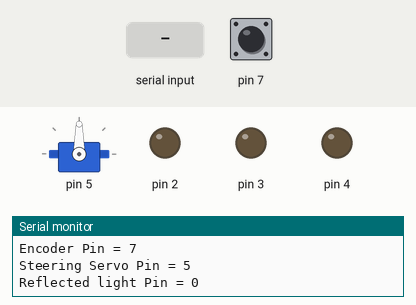
Recording of a sketch running on a simulated Arduino Uno, built with avr-gcc and run on an emulated ATmega328P. Shown: servo, output pins drawn as LEDs (lit = HIGH), the last lines printed to the serial monitor. The test bench sets the inputs (shaded band); at power-on: pin 7 HIGH.

Above: at 1.2 s.
1.3 s: "g\n" received over Serial
At 2.6 s:
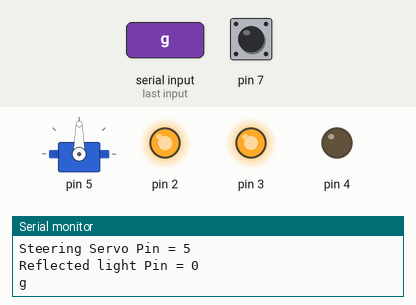
2.9 s: "h90\n" received over Serial
5.9 s: "m90\n" received over Serial
8.9 s: "l90\n" received over Serial
At 9.8 s:
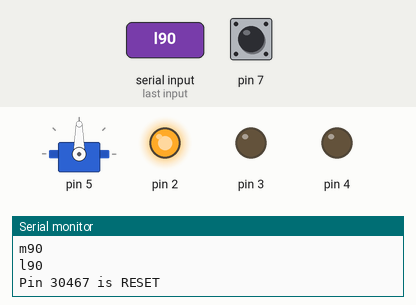
10.6 s: "v90\n" received over Serial
At 11.9 s:
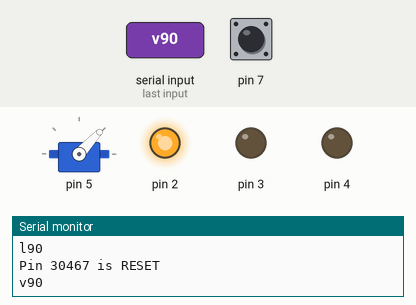
12.2 s: "h,45\n" received over Serial
At 13.0 s:
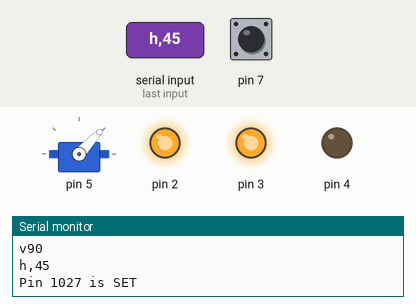
Timing chart, 0 to 14.9 s (numbered marks = the images above; inputs shaded):
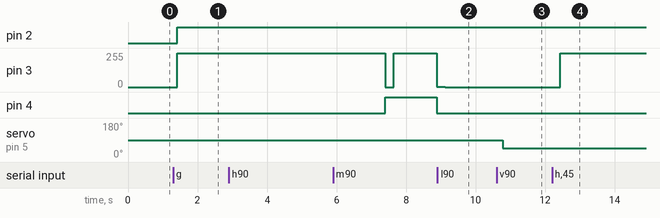

Measured:
- after the input at 1.3 s, pin 2: LOW → HIGH after 0.12 s; pin 3: 0/255 → 254/255 after 0.12 s
- after the input at 2.9 s, every drawn part: stays the same
- after the input at 8.9 s, pin 3: 3/255 → 0/255 after 0.22 s
- after the input at 10.6 s, servo on pin 5: 90° → 47° after 0.18 s
- after the input at 12.2 s, pin 3: 0/255 → 255/255 after 0.24 s

The sketch:

carwithsteering.ino
```cpp
#include "car.h"
#include "clicli.h"
//Reflectedligh Pin on A1.
Car mycar(
  5, //servoPin
  7, //encoderPin
  3, //Ena on L298N
  2, //in1
  4, //in2
  80); //wheel diameter
clicli mycli(mycar);
void setup() {
  mycar.begin(115200);

}

void loop() {
 mycli.run();
 //mycar.trackline(100, 34, 20, 0, 0);
}
```

car.cpp
```cpp
#include "car.h"
#include <Arduino.h>
#include <Wire.h>
#include <Adafruit_NeoPixel.h>
#include <LiquidCrystal_I2C.h>
#include <Servo.h>


Servo SteeringServo;

Car::Car(int servoPin, int encoderPin, int Ena, int in1, int in2, int wheelsize) {

  _servoPin = servoPin;
  _encoderPin = encoderPin;
  _Ena = Ena;
  _in1 = in1;
  _in2 = in2;
  _wheelsize = wheelsize;

  pinMode(_encoderPin, INPUT_PULLUP);
  pinMode(_Ena, OUTPUT);
  pinMode(_in1, OUTPUT);
  pinMode(_in2, OUTPUT);
  pinMode(A0, INPUT);
  pinMode(A1, INPUT);

}

void Car::begin(double bdrate) {
  delay(30);
  Serial.begin(bdrate);
  Serial.println("Started");
  Serial.print("in1 = ");
  Serial.println(_in1);
  Serial.print("in2 = ");
  Serial.println(_in2);
  Serial.print("enA = ");
  Serial.println(_Ena);
  Serial.print("Encoder Pin = ");
  Serial.println(_encoderPin);
  Serial.print("Steering Servo Pin = ");
  Serial.println(_servoPin);
  Serial.print("Reflected light Pin = ");
  Serial.println(_reflightPin);

  SteeringServo.attach(_servoPin);
  delay(30);

}

double Car::PIDcalc(double inp, int sp){
   currentTime = millis();                //get current time
   elapsedTime = (double)(currentTime - previousTime)/1000; //compute time elapsed from previous computation (60ms approx). divide in 1000 to get in Sec
   //Serial.print(currentTime); //for serial plotter
   //Serial.println("\t"); //for serial plotter
   error = sp - inp;                                  // determine error
   cumError += error * elapsedTime;                   // compute integral
   rateError = (error - lastError)/elapsedTime;       // compute derivative deltaError/deltaTime
   double out = kp*error + ki*cumError + kd*rateError; //PID output
   //Serial.println(cumError);
   lastError = error;                                 //remember current error
   previousTime = currentTime;                        //remember current time
   if(out > 254){out = 254;}    //limit the function for smoother operation
   if(out < -254){out = -254;}
   if(cumError > 255 || cumError < -255){cumError = 0; out = 0;} // reset the Integral commulator
   if(rateError < 0.3 || rateError > -0.3){cumError = 0;}             // reset the Integral commulator
   return out;                                        //the function returns the PID output value

}
long Car::getSteps(){
  if(digitalRead(_encoderPin)){ //1 = obstruction, 0 = hole
     steps = steps +1;
   }
  return steps;
}

long Car::goencoder(int clicks, int times, double KP, double KI, double KD){
  kp = KP;
  ki = KI;
  kd = KD;
  steps = 0; //reset the steps count
  for(int i = 0; i < times; i++) {
    int tempsteps = getSteps(); //input value
    int output = PIDcalc(tempsteps, clicks); //output value = the calculated error
    //lcdenshow(clicks, output, tempsteps);
    delay(30);
    if (output > 0){  //
    move(output);
    }
    if (output < 0){  //
    stop();
    }
  }
 stop(); //reset the motor after mmoving
 return(steps);
}
void Car::move(int speed){
  if(speed > 0){
    digitalWrite(_in1, HIGH);
    digitalWrite(_in2, LOW);
    analogWrite(_Ena, speed);
  }
  else if(speed < 0){
    digitalWrite(_in1, LOW);
    digitalWrite(_in2, HIGH);
    analogWrite(_Ena, abs(speed));
  }
  else{stop();}

}

void Car::stop(){
  digitalWrite(_in1, HIGH);
  digitalWrite(_in2, HIGH);
  analogWrite(_Ena, 0);
}
void Car::steer(int dir){
  //if(dir)
  SteeringServo.write(dir);
}
long Car::getrefligh(){
  int x = analogRead(A1);
  return(x);
}
void Car::trackline(int speed, int color, double KP, double KI, double KD){
  kp = KP;
  ki = KI;
  kd = KD;
  int tempcolor = getrefligh(); //input value
  int output = PIDcalc(tempcolor, color); //output value = the calculated error
  move(speed);
  steer(output);
}
void Car::gomm(long distancemm){ //covert to encoder clicks
  //one click is perimeter divided by 20 holes (in my encoder wheel)
  long clicks = distancemm / ((PI * _wheelsize) / 20);
  Serial.println(goencoder(clicks, 200, 3, 0, 0));
}
```

car.h
```cpp
/*                 ******************
              Class for managing my car Robot
              Featuring: single motor drive with servo steering
                         Line tracking
                         accurate distance drive with encoder wheel
                         PID function
                By: Gal Arbel 2023
                **********************                                   */
#ifndef CAR_H
#define CAR_H

class Car {
  public:
    Car(int servoPin, int encoderPin, int Ena, int in1, int in2, int wheelsize);
    void begin(double bdrate);
    long getSteps();
    long goencoder(int clicks, int times, double KP, double KI, double KD);
    void move(int speed);
    void stop();
    void steer(int dir);
    long getrefligh();
    void trackline(int speed, int color, double KP, double KI, double KD);
    void gomm(long distancemm);
  private:
    int _servoPin;
    int _encoderPin;
    int _Ena; //speed
    int _in1;
    int _in2;
    int _reflightPin;
    int _wheelsize;
    double PIDcalc(double inp, int sp);
    unsigned long currentTime;
    unsigned long previousTime;
    double elapsedTime;
    double error;
    double lastError;
    double input, output;
    double cumError, rateError;
    double kp = 0;
    double ki = 0;
    double kd = 0;
    long steps = 0;

};


#endif 
```

clicli.cpp
```cpp
/*

                    CLI Software for Arduino

               A Simple Command Line Interface
  Example functions:
              Feature                |  CLI Usage
___________________________________________________
 Digial Write HIGH to a specific pin |  h (pin)
 Digial Write LOW to a specific pin  |  l (pin)
 Shoot command                       |  s (angle)
 Digital Read                        |  r (pin)
 Analog Read                         |  e (pin)


      by Gal Arbel
      Oct 2022
*/


#include "clicli.h"
#include "Arduino.h"
#include "HardwareSerial.h"

const unsigned int MAX_MESSAGE_LENGTH = 64;

clicli::clicli(Car &car):mycar(car), number(7) {

}

void clicli::begin() {
  //
}
void clicli::run() {

// CLI - Messages from Terminal
  while (Serial.available() > 0) {
   char message[MAX_MESSAGE_LENGTH];
   static unsigned int message_pos = 0;
   char inByte = Serial.read();   //Read the next available byte in the serial receive buffer
    if ( inByte != '\n' && (message_pos < MAX_MESSAGE_LENGTH - 1) )
     {
     message[message_pos] = inByte;  //Add the incoming byte to our message
     message_pos++;
     }
     //Full message received...
     else
     {
      message[message_pos] = '\0';     //Add null character to string
      Serial.println(message);     //echo the message to terminal

      int command[4];
      int argindex = 0;
      char cmd;
      char delim[] = " ";
	     char tmpmsg[MAX_MESSAGE_LENGTH];
       strcpy(tmpmsg,message);
       message_pos = 0;
       message[message_pos] = '\0';     //Add null character to string

        char *ptr = strtok(tmpmsg, delim);
	      while(ptr != NULL)
	       {
		      //Serial.printf("'%s'\n", ptr);
          if (argindex == 0) {
            cmd = ptr[0];
          }
          command[argindex] = atoi(ptr);
          //Serial.println(command[argindex]);
          argindex++;
		      ptr = strtok(NULL, delim);
	       }

      switch (cmd) {
       case 'h': //Set port to HIGH
        pinMode(command[1],OUTPUT);
        digitalWrite(command[1],HIGH);
        Serial.print("Pin ");
        Serial.print(command[1]);
        Serial.println(" is SET");
        delay(1000);
        break;

       case 'l': // Set port to LOW
        pinMode(command[1],OUTPUT);
        digitalWrite(command[1],LOW);
        Serial.print("Pin ");
        Serial.print(command[1]);
        Serial.println(" is RESET");
        delay(1000);
        break;

       case 'm': // mmove at speed
        mycar.move(command[1]);
        break;

       case 'v': // test servo motor (angle)
        mycar.steer(command[1]);
        break;


       case 'd': // test encoder
        Serial.println(mycar.goencoder(command[1], command[2], 3, 0, 0));      //steps, times
        break;

       case 'g': // test encoder
        mycar.gomm(command[1]);
        break;

       case 'f': //reflected light
        Serial.println(mycar.getrefligh());

       case 'r': // digital read
        pinMode(command[1],INPUT);
        Serial.print("Pin ");
        Serial.print(command[1]);
        Serial.print(" Value = ");
        Serial.println(digitalRead(command[1]));
        delay(1000);
        break;

        case 'e': // analog read
        pinMode(command[1],INPUT);
        Serial.print("Pin ");
        Serial.print(command[1]);
        Serial.print(" Value = ");
        Serial.println(analogRead(command[1]));
        delay(1000);
        break;

       message_pos = 0;     //Reset for the next message
      }
   }
   delay (60);
 }
}
```

clicli.h
```cpp
#ifndef CLICLI_H
#define CLICLI_H
#include "Car.h"

 class clicli {
  private:
  Car &mycar;
  int number;

  public:
   clicli(Car &mycar);
   void begin();   //must be called from  void setup()
   void run();   //must be called from  void loop()

 };
#endif 
```
